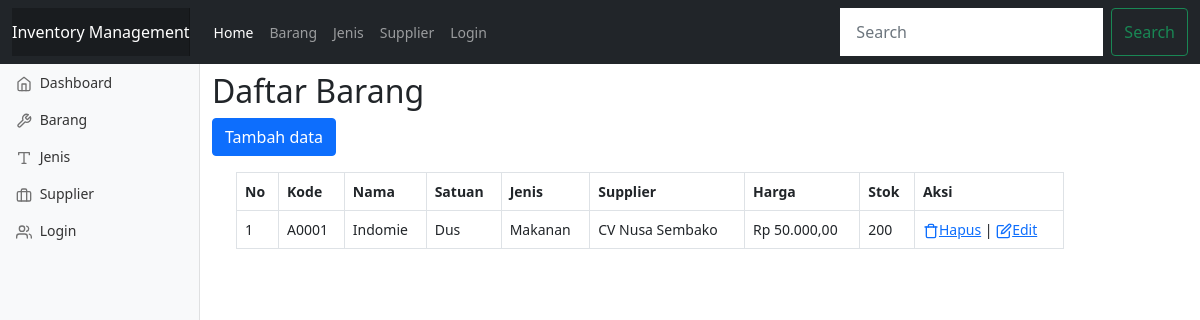
/public/Barang, run on an earlier commit of the app's database.
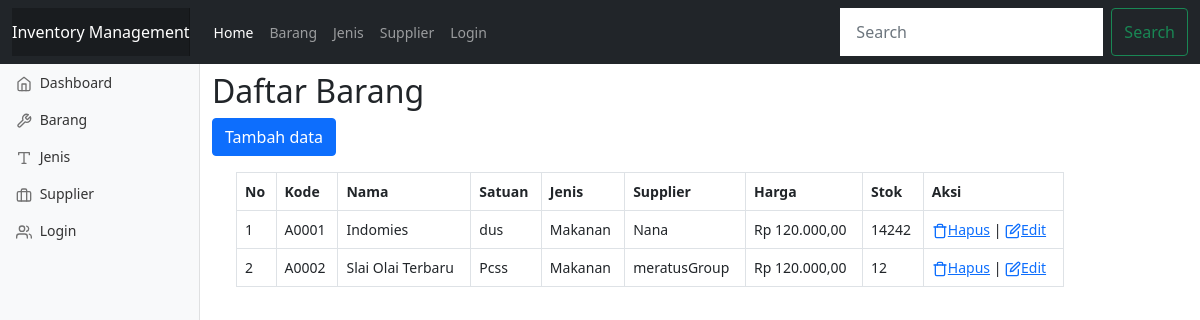
And on a later commit of the database.
### tables this page shows
CREATE TABLE `barang` (
  `id` int(11) NOT NULL,
  `kode_barang` varchar(10) NOT NULL,
  `nama_barang` varchar(50) NOT NULL,
  `satuan` varchar(20) NOT NULL,
  `id_jenis` int(11) NOT NULL,
  `id_supplier` int(11) NOT NULL,
  `harga` double NOT NULL,
  `stok` int(11) NOT NULL
);

CREATE TABLE `jenis` (
  `id` int(11) NOT NULL,
  `nama_jenis` varchar(50) NOT NULL,
  `keterangan` varchar(50) NOT NULL
);

CREATE TABLE `supplier` (
  `id` int(11) NOT NULL,
  `nama_supplier` varchar(50) NOT NULL,
  `notelp` varchar(15) NOT NULL,
  `email` varchar(25) NOT NULL,
  `alamat` varchar(100) NOT NULL
);

### app/main/Controller.php (called while the page is built, shortened)
<?php
class Controller {
    public function view ($view, $data=[])
    {
        require_once '../app/views/'.$view. '.php';
    }
    public function model ($model)
    {
        return new $model;
    }
}

### app/controllers/Barang.php (called while the page is built, shortened)
<?php
class Barang extends Controller{
    public function index()
    {
        $data['judul']='Daftar Barang';
        $data['barang']=$this->model('BarangModel')->getAllBarang();
        $data['jenis'] = $this->model('JenisModel')->getAllJenis();
        $data['supplier'] = $this->model('SupplierModel')->getAllSupplier();
        $this->view('barang/index',$data);
    }
}
?>

### app/main/App.php (called while the page is built, shortened)
<?php
class App {
    protected $method='index';
    protected $params=[];
    public function __construct()
    {
        $this->controller= new $this->controller;
        call_user_func_array([$this->controller,$this->method],$this->params);
    }
}

### public/index.php (called while the page is built, shortened)
<?php
$app=new App;

### app/main/Database.php (called while the page is built, shortened)
<?php
class Database {
    private $host=DBHOST;
    private $user=DBUSER;
    private $pass=DBPASS;
    private $db_name=DBNAME;
    private $dbh;
    private $stmt;
    public function __construct()
    {
        $dsn='mysql:host=' .$this->host . ';dbname=' .$this->db_name;
        $option=[
            PDO::ATTR_PERSISTENT=>true,
            PDO::ATTR_ERRMODE=>PDO::ERRMODE_EXCEPTION
        ];
        try {
            $this->dbh= new PDO($dsn,$this->user,$this->pass,$option);
        } catch (PDOException $e) {
            die($e->getMessage());
        }
    }
    public function query($query)
    {
        $this->stmt=$this->dbh->prepare($query);
    }
    public function execute()
    {
        $this->stmt->execute();
    }
    public function resultSet()
    {
        $this->execute();
        return $this->stmt->fetchAll(PDO::FETCH_ASSOC);
    }
}

### app/models/BarangModel.php (called while the page is built, shortened)
<?php
class BarangModel {
    private $table='barang';
    private $db;
    public function __construct()
    {
        $this->db= new Database;
    }
    public function getAllBarang()
    {
        $this->db->query('SELECT barang.*, jenis.nama_jenis, jenis.id as id_jenis,supplier.id as id_supplier, supplier.nama_supplier FROM ' . $this->table .' INNER JOIN jenis ON barang.id_jenis = jenis.id INNER JOIN supplier ON barang.id_supplier = supplier.id');
        return $this->db->resultSet();
    }
}

### app/views/barang/index.php (the view, shortened to what this page needs)
    <h2>Daftar Barang</h2>
<button type="button" class="btn btn-primary tombolTambahBarang" data-bs-toggle="modal" data-bs-target="#formBarang">
Tambah data
</button>
<div class="container">
<div class="row mt-3">
<div class="table-responsive-sm">
<table class="table table-bordered">
    <thead>
        <tr>
            <th>No</th>
            <th>Kode</th>
            <th>Nama</th>
            <th>Satuan</th>
            <th>Jenis</th>
            <th>Supplier</th>
            <th>Harga</th>
            <th>Stok</th>
            <th>Aksi</th>
        </tr>
    </thead>
    <tbody>
    <?php
        $no=1;
        foreach ($data['barang'] as $mhs) : ?>
            <tr>
                <td><?= $no; ?></td>
                <td><?= $mhs['kode_barang']; ?></td>
                <td><?= $mhs['nama_barang']; ?></td>
                <td><?= $mhs['satuan']; ?></td>
                <td><?= $mhs['nama_jenis']; ?></td>
                <td><?= $mhs['nama_supplier']; ?></td>
                <td><?= "Rp " . number_format($mhs['harga'],2,',','.'); ?></td>
                <td><?= $mhs['stok']; ?></td>
                <td>
                    <a href="<?= BASEURL;?>/barang/hapus/<?= $mhs['id'] ?>" onclick="return confirm('Yakin akan menghapus data?')"><span data-feather='trash'></span>Hapus</a> |
                    <a href="<?= BASEURL;?>/barang/ubah/<?= $mhs['id'] ?>" data-bs-toggle="modal" data-bs-target="#formBarang" class="modalUbahBarang" data-id="<?= $mhs['id']?>"><span data-feather='edit'></span>Edit</a>
                </td>
            </tr>
    <?php $no++; endforeach;?>
    </tbody>
</table>
</div>
</div>
</div>

What changed in the data, as far as the page shows it:
changed barang: nama_barang "Indomie" → "Indomies"; satuan "Dus" → "dus"; id_supplier.nama_supplier "CV Nusa Sembako" → "Nana"; harga "50.000,00" → "120.000,00"; stok "200" → "14242"
added barang: kode_barang "A0002", nama_barang "Slai Olai Terbaru", satuan "Pcss", id_jenis.nama_jenis "Makanan", id_supplier.nama_supplier "meratusGroup", harga "120.000,00", stok "12"
